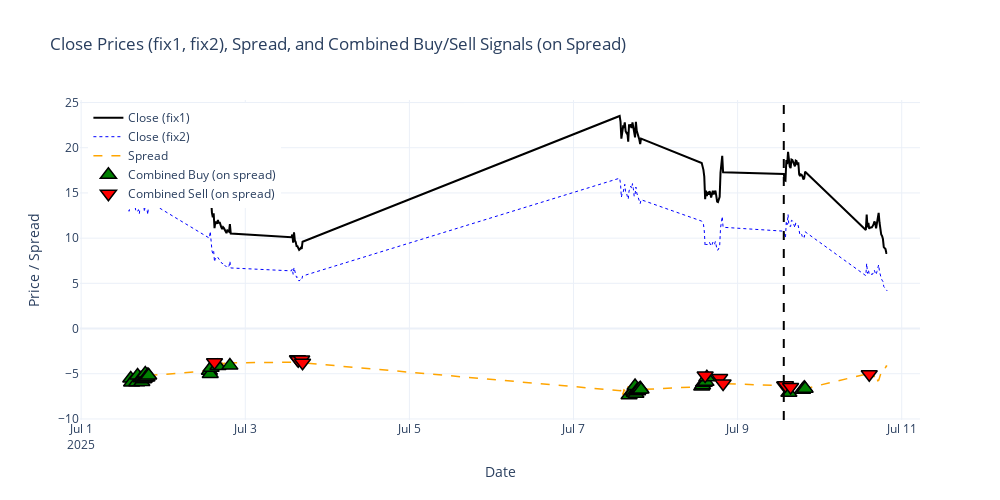

Notebook source saved alongside this figure:
### Code cell
import plotly.graph_objects as go

fig = go.Figure()

# Close price from datafix (main)
fig.add_trace(go.Scatter(
    x=datafix.index, y=datafix["Close"],
    mode='lines', name='Close (fix1)', line=dict(color='black', width=2)
))

# Close price from datafix2
fig.add_trace(go.Scatter(
    x=datafix2.index, y=datafix2["Close"],
    mode='lines', name='Close (fix2)', line=dict(color='blue', width=1, dash='dot')
))

# Spread (from datafix)
fig.add_trace(go.Scatter(
    x=datafix.index, y=datafix["spread"],
    mode='lines', name='Spread', line=dict(color='orange', width=1.5, dash='dash')
))

# Combined buy signals (green upward triangle) ON SPREAD
buy_signals = datafix[datafix["Combined_Signal"] == "buy"]
fig.add_trace(go.Scatter(
    x=buy_signals.index, y=buy_signals["spread"],
    mode='markers', name='Combined Buy (on spread)',
    marker=dict(symbol='triangle-up', color='green', size=14, line=dict(color='black', width=1.5))
))

# Combined sell signals (red downward triangle) ON SPREAD
sell_signals = datafix[datafix["Combined_Signal"] == "sell"]
fig.add_trace(go.Scatter(
    x=sell_signals.index, y=sell_signals["spread"],
    mode='markers', name='Combined Sell (on spread)',
    marker=dict(symbol='triangle-down', color='red', size=14, line=dict(color='black', width=1.5))
))

# Draw prediction start line
split_idx_bar = int(len(datafix) * 0.7)
split_date_bar = datafix.index[split_idx_bar]
fig.add_vline(x=split_date_bar, line=dict(color='black', dash='dash', width=2))

# Layout settings
fig.update_layout(
    title="Close Prices (fix1, fix2), Spread, and Combined Buy/Sell Signals (on Spread)",
    xaxis_title="Date",
    yaxis_title="Price / Spread",
    legend=dict(x=0.01, y=0.99),
    hovermode='x unified',
    template='plotly_white',
    width=1000,
    height=500
)

fig.show()

### Figure 1 — Plotly figure (JSON) as saved in the notebook; plotly's stock layout.template omitted (floating-point values rounded to 4 significant figures; data arrays with more than 128 entries replaced by an {"elided": "..."} marker saying what was removed)
{"data": [{"line": {"color": "black", "width": 2}, "mode": "lines", "name": "Close (fix1)", "type": "scatter", "x": {"elided": "170 str values"}, "y": {"elided": "170 float values"}}, {"line": {"color": "blue", "dash": "dot", "width": 1}, "mode": "lines", "name": "Close (fix2)", "type": "scatter", "x": {"elided": "170 str values"}, "y": {"elided": "170 float values"}}, {"line": {"color": "orange", "dash": "dash", "width": 1.5}, "mode": "lines", "name": "Spread", "type": "scatter", "x": {"elided": "170 str values"}, "y": {"elided": "170 float values"}}, {"marker": {"color": "green", "line": {"color": "black", "width": 1.5}, "size": 14, "symbol": "triangle-up"}, "mode": "markers", "name": "Combined Buy (on spread)", "type": "scatter", "x": ["2025-07-01 14:30:00", "2025-07-01 14:45:00", "2025-07-01 16:15:00", "2025-07-01 16:30:00", "2025-07-01 17:30:00", "2025-07-01 17:45:00", "2025-07-01 18:00:00", "2025-07-01 18:15:00", "2025-07-01 18:30:00", "2025-07-01 18:45:00", "2025-07-01 19:00:00", "2025-07-01 19:15:00", "2025-07-01 19:30:00", "2025-07-01 19:45:00", "2025-07-02 13:30:00", "2025-07-02 13:45:00", "2025-07-02 14:00:00", "2025-07-02 16:00:00", "2025-07-02 19:30:00", "2025-07-07 16:15:00", "2025-07-07 17:30:00", "2025-07-07 17:45:00", "2025-07-07 18:00:00", "2025-07-07 18:15:00", "2025-07-07 18:30:00", "2025-07-07 18:45:00", "2025-07-07 19:00:00", "2025-07-07 19:15:00", "2025-07-07 19:30:00", "2025-07-07 19:45:00", "2025-07-08 13:30:00", "2025-07-08 13:45:00", "2025-07-08 14:00:00", "2025-07-08 14:15:00", "2025-07-08 14:45:00", "2025-07-08 15:00:00", "2025-07-09 15:00:00", "2025-07-09 19:00:00", "2025-07-09 19:30:00", "2025-07-09 19:45:00"], "y": [-5.52, -5.97, -5.95, -5.19, -5.5, -5.92, -5.45, -5.61, -5.52, -4.97, -5.43, -5.4, -5.14, -5.2, -4.67, -5.02, -4.33, -4.15, -4.1, -7.38, -6.9, -7.1, -6.35, -7.22, -6.88, -6.95, -6.77, -6.75, -6.59, -6.75, -6.42, -6.27, -6.01, -6, -5.9, -5.4, -7.1, -6.78, -6.55, -6.65]}, {"marker": {"color": "red", "line": {"color": "black", "width": 1.5}, "size": 14, "symbol": "triangle-down"}, "mode": "markers", "name": "Combined Sell (on spread)", "type": "scatter", "x": ["2025-07-02 15:00:00", "2025-07-03 15:15:00", "2025-07-03 15:30:00", "2025-07-03 16:30:00", "2025-07-03 16:45:00", "2025-07-08 14:30:00", "2025-07-08 18:45:00", "2025-07-08 19:45:00", "2025-07-09 13:45:00", "2025-07-09 14:00:00", "2025-07-09 15:30:00", "2025-07-10 14:30:00"], "y": [-3.73, -3.41, -3.5, -3.42, -3.79, -5.2, -5.47, -6.08, -6.3, -6.28, -6.46, -5.06]}], "layout": {"height": 500, "hovermode": "x unified", "legend": {"x": 0.01, "y": 0.99}, "shapes": [{"line": {"color": "black", "dash": "dash", "width": 2}, "type": "line", "x0": "2025-07-09 13:30:00", "x1": "2025-07-09 13:30:00", "xref": "x", "y0": 0, "y1": 1, "yref": "y domain"}], "title": {"text": "Close Prices (fix1, fix2), Spread, and Combined Buy/Sell Signals (on Spread)"}, "width": 1000, "xaxis": {"title": {"text": "Date"}}, "yaxis": {"title": {"text": "Price / Spread"}}}}
